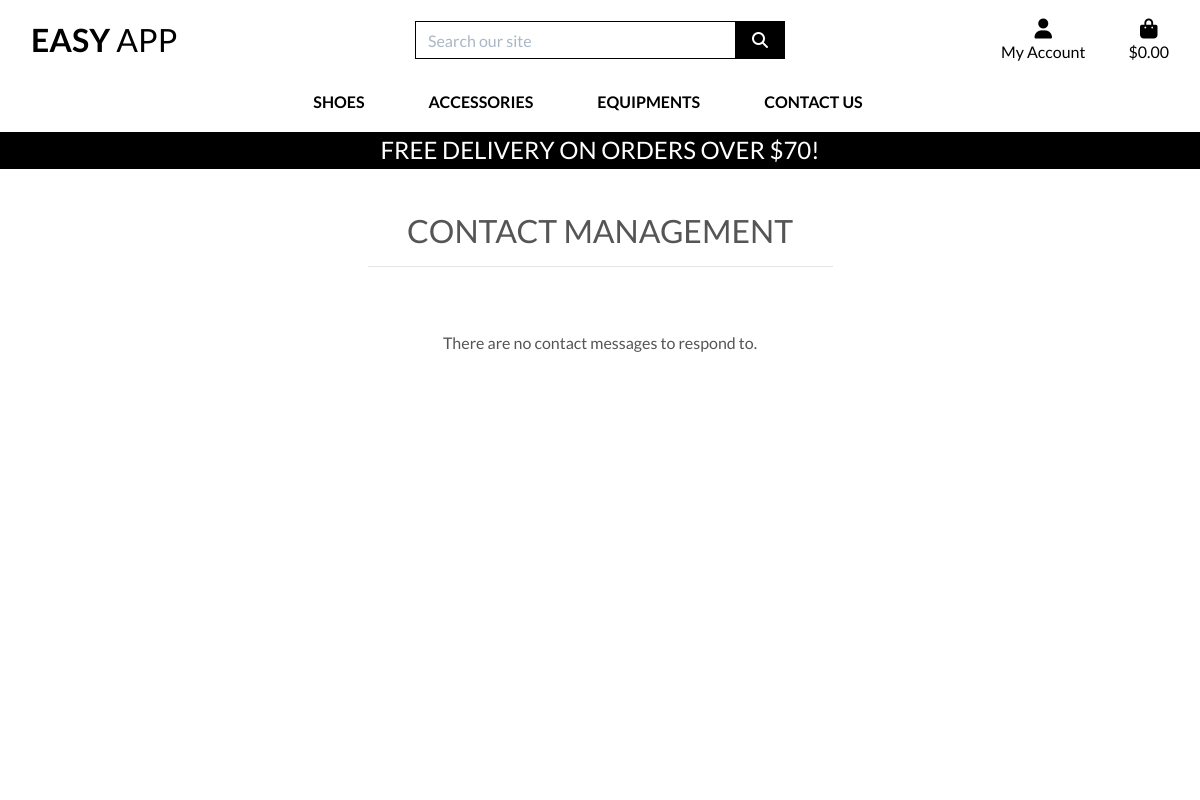
Before: /contact_management/ (signed in) with the older database file.
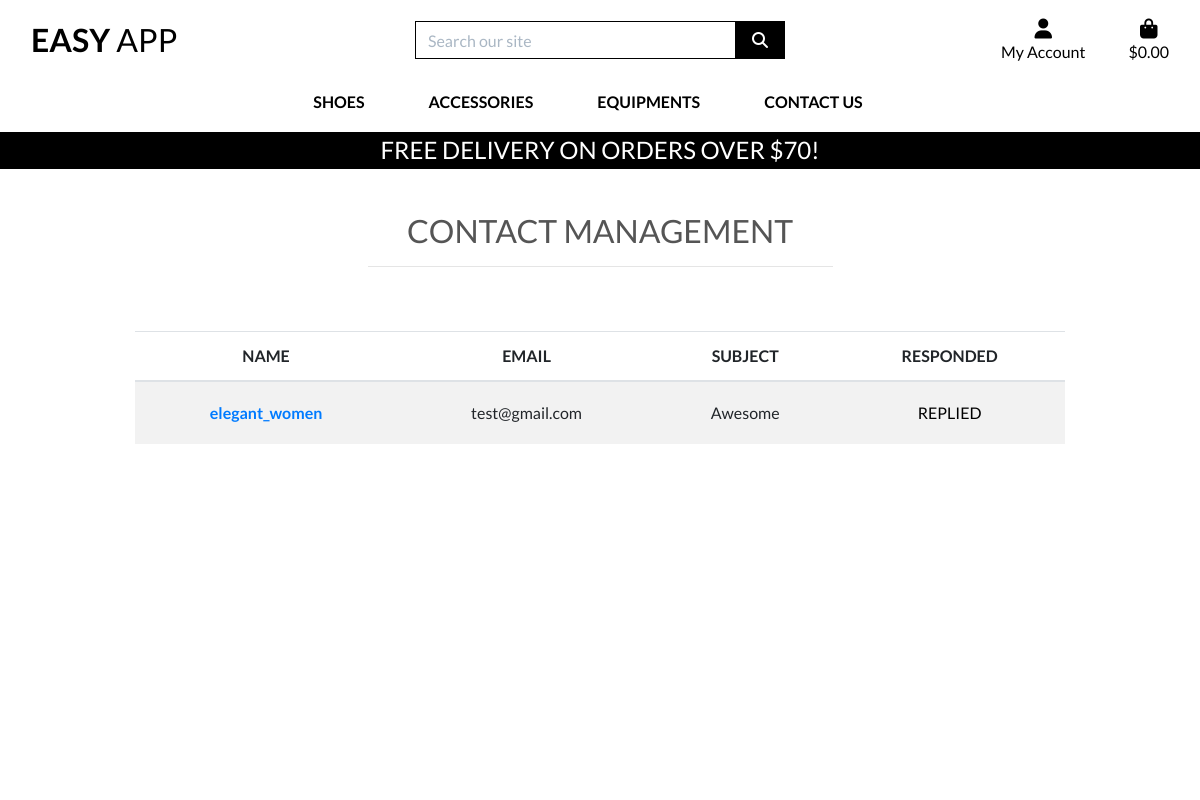
After: the same page with the newer database file.
### contact/models.py (models this page shows, shortened)
class Contact(models.Model):
    name = models.CharField(max_length=40, null=False, blank=False)
    email = models.EmailField(max_length=100, null=False, blank=False)
    subject = models.CharField(max_length=50, null=False, blank=False)
    message = models.TextField(max_length=1000, null=False, blank=False)

### home/views.py (the view)
@login_required
def contact_management(request):
    if not request.user.is_superuser:
        messages.error(
            request,
            'Sorry! Only the team at Easy App can access this.'
        )
        return redirect(reverse('home'))
    contacts = Contact.objects.all()
    context = {
        'contacts': contacts
    }
    return render(request, 'home/contact_management.html', context)

### bag/contexts.py (called while the page is built, shortened)
def bag_contents(request):
    bag_items = []
    total = 0
    product_count = 0
    bag = request.session.get('bag', {})
    if total < settings.FREE_DELIVERY_THRESHOLD:
        delivery = total * Decimal(settings.STANDARD_DELIVERY_PERCENTAGE / 100)
        free_delivery_delta = settings.FREE_DELIVERY_THRESHOLD - total
    else:
        delivery = 0
        free_delivery_delta = 0
    grand_total = delivery + total
    context = {
        'bag_items': bag_items,
        'total': total,
        'product_count': product_count,
        'delivery': delivery,
        'free_delivery_delta': free_delivery_delta,
        'free_delivery_threshold': settings.FREE_DELIVERY_THRESHOLD,
        'grand_total': grand_total,
    }
    return context

### home/templates/home/contact_management.html (shortened to what this page needs)
{% extends "base.html" %}
{% load static %}
{% block page_header %}
    <div class="container header-container">
    </div>
{% endblock %}
{% block content %}
<div class="overlay"></div>
    <div class="container mt-5 min-height">
        <div class="row">
            <div class="col text-center mb-3">
                <h2 class="title-text text-uppercase">Contact Management</h2>
                <hr class="w-50 mb-4 mx-auto">
            </div>
        </div>
        <div class="row my-4">
            {% if contacts %}
                <div class="col-12 d-none d-sm-block">
                    <table class="table table-striped text-center">
                        <thead class="title-text text-uppercase">
                            <tr>
                                <th>Name</th>
                                <th>Email</th>
                                <th>Subject</th>
                                <th>Responded</th>
                            </tr>
                        </thead>
                        <tbody class="content-text">
                            {% for contact in contacts %}
                                <tr>
                                    <td class="align-middle"><a href="{% url 'contact_detail' contact.id %}" class="unstyled fs-6"><strong>{{ contact.name }}</strong></a></td>
                                    <td class="align-middle">{{ contact.email }}</td>
                                    <td class="align-middle">{{ contact.subject }}</td>
                                    <td class="align-middle"><button data-toggle="modal" data-target="#deleteContactModal" data-id="{{ contact.subject }}" data-url="{% url 'delete_contact' contact.id %}" class="btn content-text buttons-general text-black text-uppercase fs-6">Replied</button></td>
                                </tr>
                            {% endfor %}
                        </tbody>
                    </table>
                </div>
            {% else %}
            <div class="col-12">
                <p class="text-center content-text">There are no contact messages to respond to.</p>
            </div>
            {% endif %}
        </div>
    </div>
{% endblock %}

Changed rows visible on the page:
added Contact: name "elegant_women", email "test@gmail.com", subject "Awesome"
Other visible differences:
text no longer shown: "There are no contact messages to respond to."
text now shown: "NAME EMAIL SUBJECT RESPONDED"
